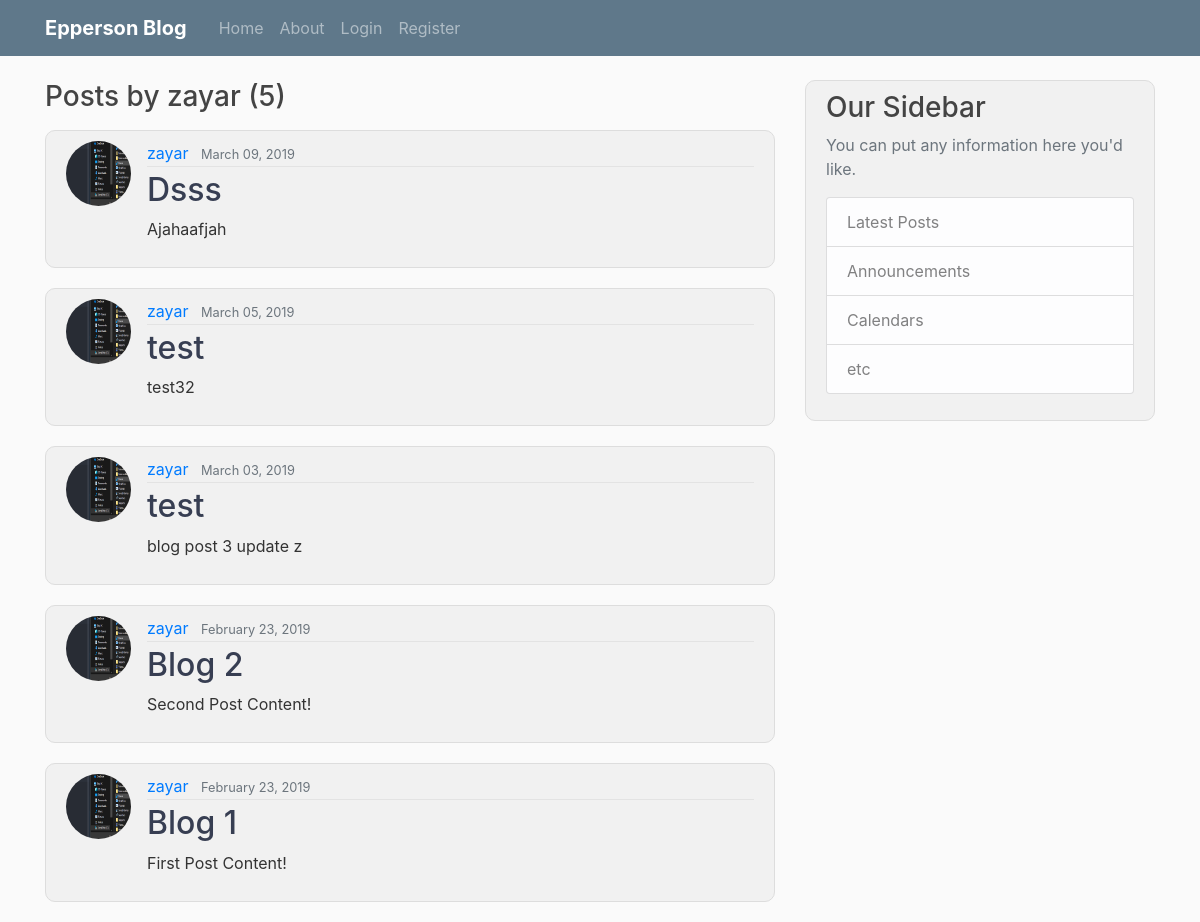
/user/zayar, run on an earlier commit of the app's database.
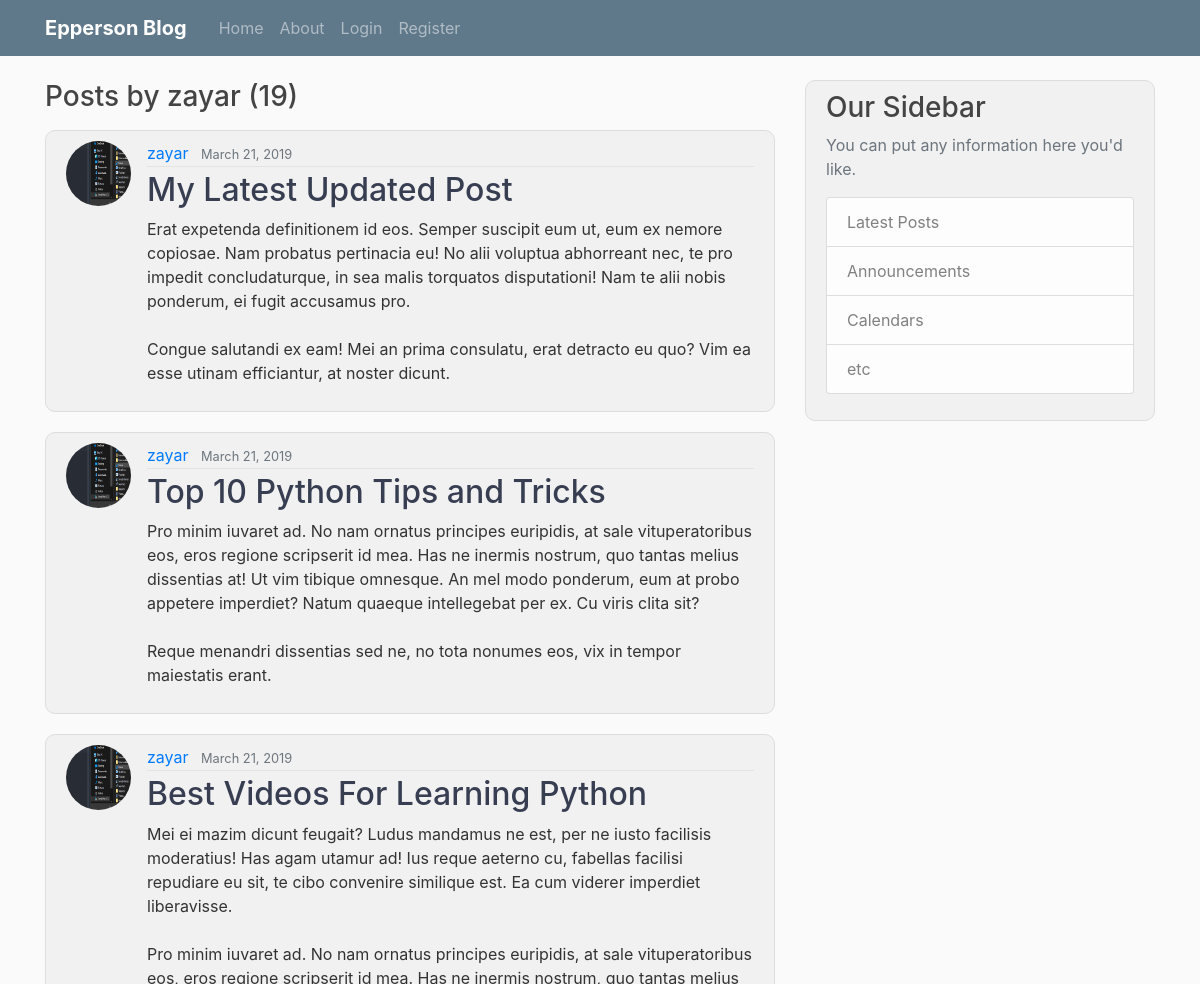
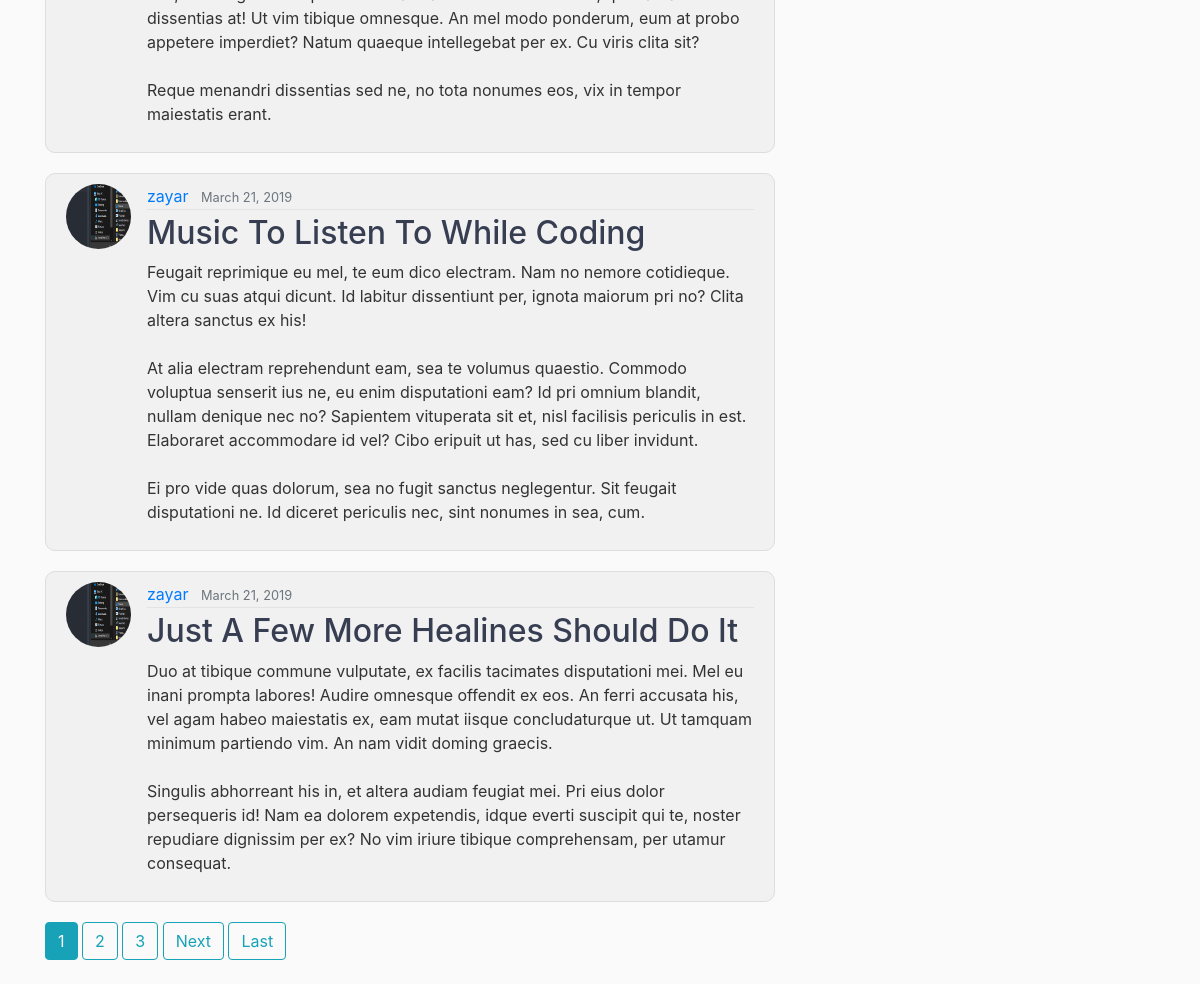
And on a later commit of the database (2 pictures, top to bottom).
### blog/models.py (models this page shows, shortened)
class Post(models.Model):
    title = models.CharField(max_length=100)
    content = models.TextField()
    date_posted = models.DateTimeField(default=timezone.now)
    author = models.ForeignKey(User, on_delete=models.CASCADE)

### users/models.py (models this page shows, shortened)
class Profile(models.Model):
    user = models.OneToOneField(User, on_delete=models.CASCADE)
    image = models.ImageField(default='default.png', upload_to='profile_pics')

### blog/views.py (the view)
# urls.py: path('user/<str:username>', UserPostListView.as_view(), name='user-posts'),
class UserPostListView(ListView):
    model = Post
    template_name = 'blog/user_posts.html' # <app>/<model>_<viewtype>.html
    context_object_name = 'posts'
    paginate_by = 5
    def get_queryset(self):
        user = get_object_or_404(User, username=self.kwargs.get('username'))
        return Post.objects.filter(author=user).order_by('-date_posted')

### blog/templates/blog/user_posts.html (shortened to what this page needs)
{% extends "blog/base.html" %}
{% block content %}
    <h3 class="mb-3">Posts by {{ view.kwargs.username }} ({{ page_obj.paginator.count }})</h3>
    {% for post in posts %}
        <article class="media content-section">
            <img class="rounded-circle article-img" src="{{ post.author.profile.image.url }}">
            <div class="media-body">
                <div class="article-metadata">
                    <a class="mr-2" href="{% url 'user-posts' post.author.username %}">{{ post.author }}</a>
                    <small class="text-muted">{{ post.date_posted|date:"F d, Y" }}</small>
                </div>
                <h2><a class="article-title" href="{% url 'post-detail' post.id %}">{{ post.title }}</a></h2>
                <p class="article-content">{{ post.content }}</p>
            </div>
        </article>
    {% endfor %}
    {% if is_paginated %}
        {% for num in page_obj.paginator.page_range %}
            {% if page_obj.number == num %}
                <a class="btn btn-info mb-4" href="?page={{ num }}">{{ num }}</a>
            {% elif num > page_obj.number|add:'-3' and num < page_obj.number|add:'3' %}
                <a class="btn btn-outline-info mb-4" href="?page={{ num }}">{{ num }}</a>
            {% endif %}
        {% endfor %}
        {% if page_obj.has_next %}
            <a class="btn btn-outline-info mb-4" href="?page={{ page_obj.next_page_number }}">Next</a>
            <a class="btn btn-outline-info mb-4" href="?page={{ page_obj.paginator.num_pages }}">Last</a>
        {% endif %}
    {% endif %}
{% endblock %}

What changed in the data, as far as the page shows it:
removed Post: author.profile.image (picture), author "zayar", date_posted "March 09, 2019", title "Dsss", content "Ajahaafjah"
no longer on this page (row unchanged): Post: author.profile.image (picture), author "zayar", date_posted "March 05, 2019", title "test", content "test32"
no longer on this page (row unchanged): Post: author.profile.image (picture), author "zayar", date_posted "March 03, 2019", title "test", content "blog post 3 update z"
no longer on this page (row unchanged): Post: author.profile.image (picture), author "zayar", date_posted "February 23, 2019", title "Blog 2", content "Second Post Content!"
no longer on this page (row unchanged): Post: author.profile.image (picture), author "zayar", date_posted "February 23, 2019", title "Blog 1", content "First Post Content!"
added Post: author.profile.image (picture), author "zayar", date_posted "March 21, 2019", title "My Latest Updated Post", content "Erat expetenda definitionem id eos. Semper suscipit eum ut, eum ex nemore copiosae. Nam probatus pertinacia eu! No alii voluptua abhorreant nec, te pro impedit concludaturque, in sea malis torquatos disputationi! Nam te alii nobis ponderum, ei fugit accusamus pro. Congue salutandi ex eam! Mei an prima consulatu, erat detracto eu quo? Vim ea esse utinam efficiantur, at noster dicunt."
added Post: author.profile.image (picture), author "zayar", date_posted "March 21, 2019", title "Top 10 Python Tips and Tricks", content "Pro minim iuvaret ad. No nam ornatus principes euripidis, at sale vituperatoribus eos, eros regione scripserit id mea. Has ne inermis nostrum, quo tantas melius dissentias at! Ut vim tibique omnesque. An mel modo ponderum, eum at probo appetere imperdiet? Natum quaeque intellegebat per ex. Cu viris clita sit? Reque menandri dissentias sed ne, no tota nonumes eos, vix in tempor maiestatis erant."
added Post: author.profile.image (picture), author "zayar", date_posted "March 21, 2019", title "Best Videos For Learning Python", content "Mei ei mazim dicunt feugait? Ludus mandamus ne est, per ne iusto facilisis moderatius! Has agam utamur ad! Ius reque aeterno cu, fabellas facilisi repudiare eu sit, te cibo convenire similique est. Ea cum viderer imperdiet liberavisse. Pro minim iuvaret ad. No nam ornatus principes euripidis, at sale vituperatoribus eos, eros regione scripserit id mea. Has ne inermis nostrum, quo tantas melius dissentias at! Ut vim tibique omnesque. An mel modo ponderum, eum at probo appetere imperdiet? Natum quaeque intellegebat per ex. Cu viris clita sit? Reque menandri dissentias sed ne, no tota nonumes eos, vix in tempor maiestatis erant."
added Post: author.profile.image (picture), author "zayar", date_posted "March 21, 2019", title "Music To Listen To While Coding", content "Feugait reprimique eu mel, te eum dico electram. Nam no nemore cotidieque. Vim cu suas atqui dicunt. Id labitur dissentiunt per, ignota maiorum pri no? Clita altera sanctus ex his! At alia electram reprehendunt eam, sea te volumus quaestio. Commodo voluptua senserit ius ne, eu enim disputationi eam? Id pri omnium blandit, nullam denique nec no? Sapientem vituperata sit et, nisl facilisis periculis in est. Elaboraret accommodare id vel? Cibo eripuit ut has, sed cu liber invidunt. Ei pro vide quas dolorum, sea no fugit sanctus neglegentur. Sit feugait disputationi ne. Id diceret periculis nec, sint nonumes in sea, cum."
added Post: author.profile.image (picture), author "zayar", date_posted "March 21, 2019", title "Just A Few More Healines Should Do It", content "Duo at tibique commune vulputate, ex facilis tacimates disputationi mei. Mel eu inani prompta labores! Audire omnesque offendit ex eos. An ferri accusata his, vel agam habeo maiestatis ex, eam mutat iisque concludaturque ut. Ut tamquam minimum partiendo vim. An nam vidit doming graecis. Singulis abhorreant his in, et altera audiam feugiat mei. Pri eius dolor persequeris id! Nam ea dolorem expetendis, idque everti suscipit qui te, noster repudiare dignissim per ex? No vim iriure tibique comprehensam, per utamur consequat."
Also different on the page:
{{ page_obj.paginator.count }}: "5" → "19"
new list line: "1"
new list line: "2"
new list line: "3"
text now shown: "Next Last"
